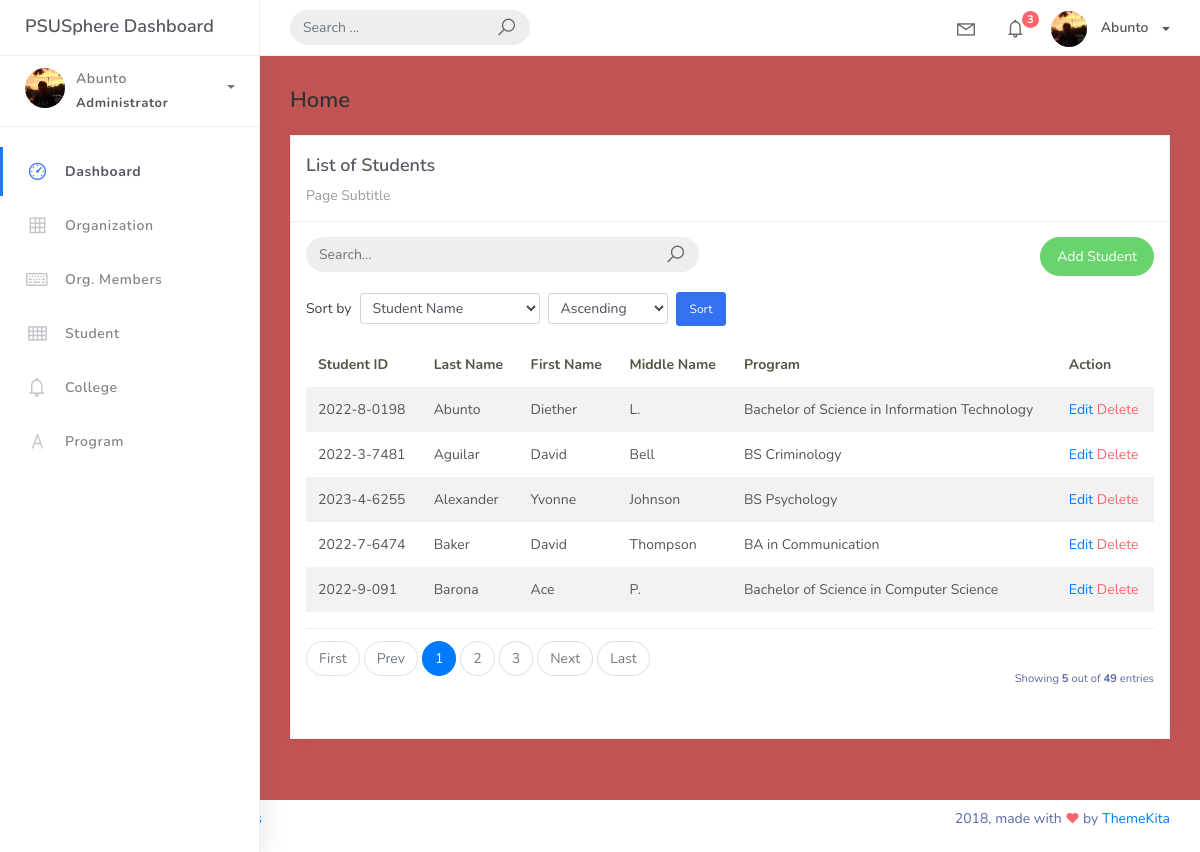
Page /student_list (signed in) on the committed database.
### studentorg/models.py (models this page shows, shortened)
class BaseModel(models.Model):
    created_at = models.DateTimeField(auto_now_add=True, db_index=True)
    updated_at = models.DateTimeField(auto_now=True)
    class Meta:
       abstract = True

class Student(BaseModel):
  student_id = models.CharField(max_length=15)
  lastname = models.CharField(max_length=25)
  firstname = models.CharField(max_length=25)
  middlename = models.CharField(max_length=25, blank=True, null=True)
  program = models.ForeignKey(Program, on_delete=models.CASCADE)

class Program(BaseModel):
    prog_name = models.CharField(max_length=150)
    college = models.ForeignKey(College, on_delete=models.CASCADE)
    def __str__(self):
      return self.prog_name

### studentorg/views.py (the view, shortened to what this page needs)
# urls.py: path('student_list', StudentList.as_view(), name='student-list'),
class StudentList(ListView):
    model = Student
    context_object_name = 'home'
    template_name = 'student_list.html'
    paginate_by = 5
    def get_queryset(self, *args, **kwargs):
        qs = super(StudentList, self).get_queryset(*args, **kwargs)
        sort_by = self.request.GET.get("sort", "lastname")
        order = self.request.GET.get("order", "asc")
        prefix = "-" if order == "desc" else ""
        if sort_by == "student_id":
            qs = qs.order_by(f"{prefix}student_id")
        elif sort_by == "program":
            qs = qs.order_by(f"{prefix}program__prog_name")
        else:
            qs = qs.order_by(f"{prefix}lastname", f"{prefix}firstname")
        return qs

### templates/student_list.html (shortened to what this page needs)
{% extends 'base.html' %}
{% load static %}
{% block content %}
<div class="content">
    <div class="container-fluid">
        <h4 class="page-title">Home</h4>
        <div class="row">
            <div class="col-md-12">
                <div class="card">
                    <div class="card-header">
                        <div class="card-title">List of Students</div>
                        <div class="card-category">Page Subtitle</div>
                    </div>
                    <div class="card-body">
                        <div class="row">
                            <div class="col-md-6">
                                <form class="navbar-left navbar-form nav-search mr-md-3" action="{% url 'student-list' %}" method="get">
                                    <div class="input-group">
                                        <input type="text" placeholder="Search..." class="form-control" name="q" value="{{ request.GET.q }}"/>
                                        <div class="input-group-append">
                                            <span class="input-group-text">
                                                <i class="la la-search search-icon"></i>
                                            </span>
                                        </div>
                                    </div>
                                </form>
                            </div>
                            <div class="col-md-6">
                                <div class="pull-right">
                                    <a href="{% url 'student-add' %}" class="btn btn-success btn-rounded">Add Student</a>
                                </div>
                            </div>
                        </div>
                        <div class="row mt-3 mb-2">
                            <div class="col-md-12">
                                <form action="{% url 'student-list' %}" method="get" class="form-inline">
                                    <label class="mr-2">Sort by</label>
                                    <select name="sort" class="form-control form-control-sm mr-2" style="min-width: 180px;">
                                        <option value="lastname" {% if request.GET.sort == 'lastname' or not request.GET.sort %}selected{% endif %}>Student Name</option>
                                    </select>
                                    <select name="order" class="form-control form-control-sm mr-2" style="min-width: 120px;">
                                        <option value="asc" {% if request.GET.order == 'asc' or not request.GET.order %}selected{% endif %}>Ascending</option>
                                    </select>
                                    <button type="submit" class="btn btn-primary btn-sm">Sort</button>
                                </form>
                            </div>
                        </div>
                        <table class="table table-striped mt-3">
                            <thead>
                                <tr>
                                    <th scope="col">Student ID</th>
                                    <th scope="col">Last Name</th>
                                    <th scope="col">First Name</th>
                                    <th scope="col">Middle Name</th>
                                    <th scope="col">Program</th>
                                    <th scope="col">Action</th>
                                </tr>
                            </thead>
                            <tbody>
                                {% for object in object_list %}
                                <tr>
                                    <td>{{ object.student_id }}</td>
                                    <td>{{ object.lastname }}</td>
                                    <td>{{ object.firstname }}</td>
                                    <td>{{ object.middlename }}</td>
                                    <td>{{ object.program }}</td>
                                    <td>
                                        <a href="student_list/{{ object.id}}">Edit</a>
                                        <a href="student_list/{{ object.id }}/delete" class="text-danger">Delete</a>
                                    </td>
                                </tr>
                                {% empty %}
                                <tr>
                                    <td colspan="4" style="text-align: center">
                                    <p class="text-sm font-weight-bold mb-0">No Records Found</p>
                                    </td>
                                </tr>
                                {% endfor %}
                            </tbody>
                        </table>
                        {% include 'includes/pagination.html' %}
                    </div>
                </div>
            </div>
        </div>
    </div>
</div>
{% endblock %}

### rows in the picture
Student: student_id "2022-8-0198", lastname "Abunto", firstname "Diether", middlename "L.", program "Bachelor of Science in Information Technology"
Student: student_id "2022-3-7481", lastname "Aguilar", firstname "David", middlename "Bell", program "BS Criminology"
Student: student_id "2023-4-6255", lastname "Alexander", firstname "Yvonne", middlename "Johnson", program "BS Psychology"
Student: student_id "2022-7-6474", lastname "Baker", firstname "David", middlename "Thompson", program "BA in Communication"
Student: student_id "2022-9-091", lastname "Barona", firstname "Ace", middlename "P.", program "Bachelor of Science in Computer Science"

### other values in the picture
{{ page_num }} "1"
{{ page_num }} "2" "3"
{{ object_list.count }} "5"
{{ paginator.count }} "49"
